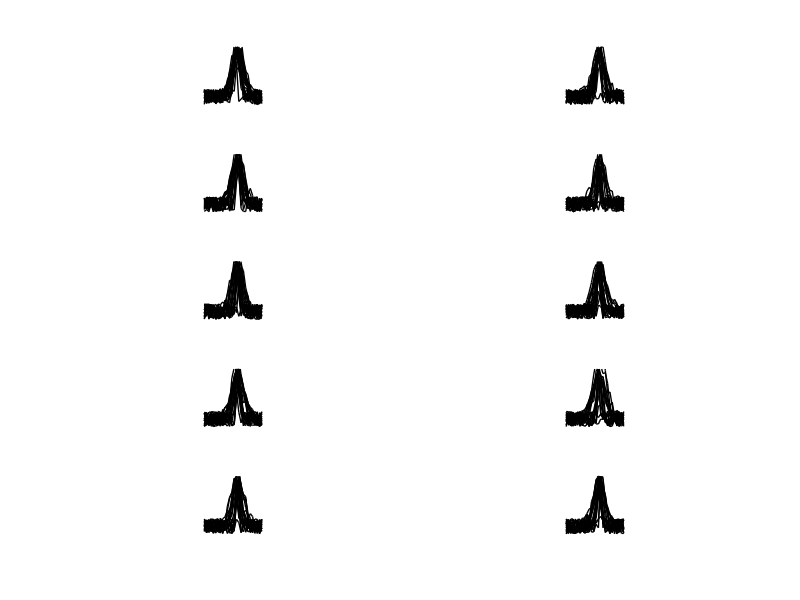

This figure's MATLAB source:

%x is an array of x-values.
%mu is the mean
%sig is the standard deviation 
%amp is the amplitude
%vo is the vertical offset from baseline (positive or negative)

simulateData = struct; % Build a struct to store parameters informatio
% ONLY RUN THIS SECTION FOR ONCE, OTHERWISE NEW FIELDS WILL OVERWRITE THE OLD !!!

%% Perfectly reliable Case( both mu and sigma are fixed) And not reliable random cases
%
figure
%%%%%%%%%%%%Set the condition for data generator
reliable = 1; % 1 = reliable, 0 = not reliable
success = 1; % 1 = successful firing, 0 = unsucess
trialsize = 20; % number of trials on each stimulus
multiple_peaks = 0; % generate multiple peaks on trace or not
% THERE ARE 4 CONDITIONS IN TOTAL: RELIABLE SUCCESS, RELIABLE FAILURE, UNREALIABLE SINGLEPEAKS, UNRELIABLE MULTIPEAKS
%%%%%%%%%%%%%%%%%%%%%%%%%%%%%%%%%%%%%%%%%%%%%%%%%%%%%%%%%%%%%%%%%%%%%%%%%%%%%%%

gaus = @(x,mu,sig,amp,vo)amp*exp(-(((x-mu).^2)/(2*sig.^2)))+vo;
 
for j = 1:10
name = ['stimulus',num2str(j)];
if reliable == 1 

  if success == 0 
    index = 0; normalization = 1;
    amp = abs(normrnd(1,3,[trialsize,1]));
    vo = 0; 
    x = linspace(0,26,26);
    mu = normrnd(15,0.3,[trialsize,1]);
    sig = 3*ones(trialsize,1);
    noise = 10; noisetype = 'sinusoid'; frequency = 1;
    amp2 = 2.6*chi2rnd(2,[trialsize,1]); % amplitude for the second peak
    mu2 = normrnd(20,5,[trialsize,1]); % set the second peak mu to be no around 20
    sig2 = 3*rand(trialsize,1); % standard deviation of the second peak
    

  elseif success == 1 
    index = 0; normalization = 1;
    amp = abs(normrnd(26,3,[trialsize,1]));
    vo = 0; 
    x = linspace(0,26,26);
    mu = normrnd(15,0.3,[trialsize,1]);
    sig = 3*rand(trialsize,1);
    noise = 10; noisetype = 'sinusoid'; frequency = 1;
    amp2 = 2.6*chi2rnd(2,[trialsize,1]); % amplitude for the second peak
    mu2 = normrnd(20,5,[trialsize,1]); % set the second peak mu to be no around 20
    sig2 = 3*rand(trialsize,1); % standard deviation of the second peak
    
  end

elseif reliable == 0 

  if multiple_peaks == 0
    index = 0; normalization = 1;
    %amp = normrnd(26,5,8);
    amp = 2.6*chi2rnd(2,[trialsize,1]); % 2 degree of freedom chi2 distribution 
    vo = 0; 
    x = linspace(0,26,26);
    mu = normrnd(15,5,[trialsize,1]); % set the mu to be rand around 15
    sig = 3*rand(trialsize,1);
    noise = 50; noisetype = 'sinusoid'; frequency = 0.1;
    amp2 = 2.6*chi2rnd(2,[trialsize,1]); % amplitude for the second peak
    mu2 = normrnd(20,5,[trialsize,1]); % set the second peak mu to be no around 20
    sig2 = 3*rand(trialsize,1); % standard deviation of the second peak
    



  elseif multiple_peaks == 1
    index = 1 ; % set the index = 1 to initialize the term. 
    %amp = normrnd(26,5,8);
    normalization = 2; % set the normalization = 2 to initialize the term.
    amp = 2.6*chi2rnd(2,[trialsize,1]); % 2 degree of freedom chi2 distribution 
    vo = 0; 
    x = linspace(0,26,26);
    mu = normrnd(15,5,[trialsize,1]); % std of mu = 5
    sig = 3*rand(trialsize,1);
    noise = 50; noisetype = 'sinusoid'; frequency = 0.1;
    amp2 = 2.6*chi2rnd(2,[trialsize,1]); % amplitude for the second peak
    mu2 = normrnd(20,5,[trialsize,1]); % set the second peak mu to be no around 20
    sig2 = 3*rand(trialsize,1); % standard deviation of the second peak 
    
    
  end   
end

for i = 1:trialsize
  y = (gaus(x,mu(i),sig(i),amp(i),vo) + index*gaus(x,mu2(i),sig2(i),amp2(i),vo) + noise*sin(frequency*rand(1,26)))/normalization;
  % Plot gaussian
  subplot(5,2,j);
  plot(x, y, 'k-', 'LineWidth',1); axis square; axis off;
  ylim([0,32])
  xlim([0,26])
  hold on ;

  if reliable == 1 && success == 0
      simulateData.reliable_failure.(name) = struct('Mean_Normal',num2cell(mu),'Std_Constant',num2cell(sig),'Amplitude_Normal_Absolute',num2cell(amp) ...
      ,'NoiseType',{{'noisetype = sinusoid',['NoiseAmp = ', num2str(noise)],['frequency = ', num2str(frequency)]}},'trial_trace',{num2cell(y)});
 
  elseif reliable == 1 && success == 1
      simulateData.reliable_success.(name) = struct('Mean_Normal',num2cell(mu),'Std_Constant',num2cell(sig),'Amplitude_Normal_Absolute',num2cell(amp) ...
      ,'NoiseType',{{'noisetype = sinusoid',['NoiseAmp = ', num2str(noise)],['frequency = ', num2str(frequency)]}},'trial_trace',{num2cell(y)});
  
  elseif reliable == 0 && multiple_peaks == 0 
      simulateData.unreliable_singlepeak.(name) = struct('Mean_Normal',num2cell(mu),'Std_Random',num2cell(sig),'Amplitude_Chi2',num2cell(amp) ...
      ,'NoiseType',{{'noisetype = sinusoid',['NoiseAmp = ', num2str(noise)],['frequency = ', num2str(frequency)]}},'trial_trace',{num2cell(y)});
  
  elseif reliable == 0 && multiple_peaks == 1
      simulateData.unreliable_multipeak.(name) = struct('Mean_Normal',num2cell(mu),'Std_Random',num2cell(sig),'Amplitude_Chi2',num2cell(amp) ...
      ,'NoiseType',{{'noisetype = sinusoid',['NoiseAmp = ', num2str(noise)],['frequency = ', num2str(frequency)]}},'trial_trace',{num2cell(y)});
  end

end

end


% SOME THOUGHTS:

% Label simulated datasets as 'reliable' or 'unreliable'
% reliable can have two states 1. reliable failure(non-preferred stimulus)
% 2. reliable success(preferred stimulus) 
% Parameters of Interests 1.Correlation Martrix for All Trails in a single
% stimulus, Higher correlation across all trial will means traces are compact
% 2. The Peak Value/Values and where they occur
% 3. The Spatiotemporal distribution of Peak values
% 4. The Distribution/historgram of all trials given stimulus s
% 5. The std of all trials given a stimulus s 
% 6. Klustering properties of peaks values.
% 7. Deviation within a cluster
% 8. 

